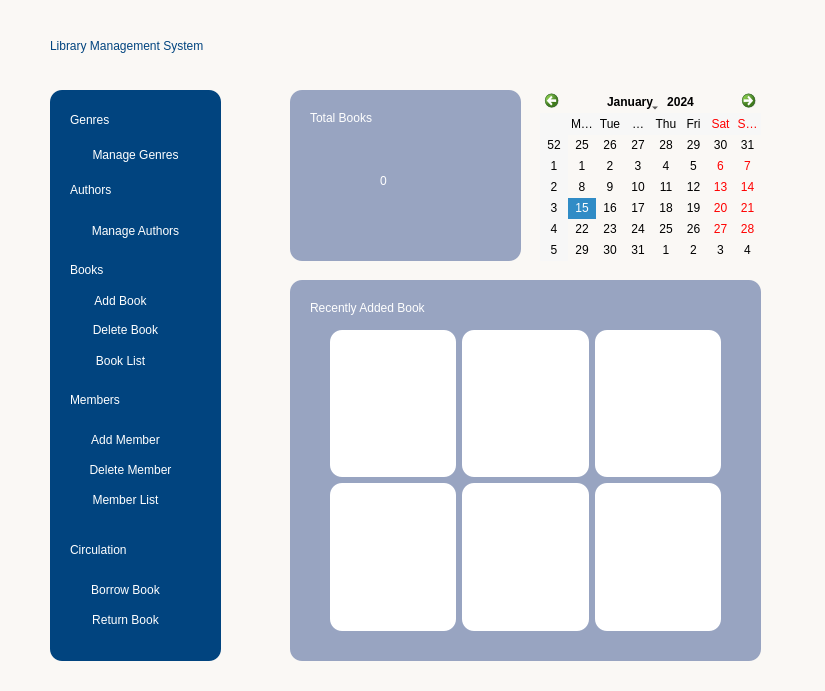
<?xml version="1.0" encoding="UTF-8"?>
<ui version="4.0">
 <class>MainWindow</class>
 <widget class="QMainWindow" name="MainWindow">
  <property name="geometry">
   <rect>
    <x>0</x>
    <y>0</y>
    <width>825</width>
    <height>691</height>
   </rect>
  </property>
  <property name="windowTitle">
   <string>MainWindow</string>
  </property>
  <property name="styleSheet">
   <string notr="true">background-color: rgb(250, 248, 245);</string>
  </property>
  <widget class="QWidget" name="centralwidget">
   <widget class="QGroupBox" name="groupBox">
    <property name="geometry">
     <rect>
      <x>50</x>
      <y>90</y>
      <width>171</width>
      <height>571</height>
     </rect>
    </property>
    <property name="styleSheet">
     <string notr="true">color: rgb(255, 255, 255);
background-color: rgb(1, 68, 127);
border: 1px rgb(187, 226, 236);
border-radius: 12px;</string>
    </property>
    <property name="title">
     <string/>
    </property>
    <widget class="QPushButton" name="manageGenresButton">
     <property name="geometry">
      <rect>
       <x>30</x>
       <y>50</y>
       <width>111</width>
       <height>29</height>
      </rect>
     </property>
     <property name="cursor">
      <cursorShape>PointingHandCursor</cursorShape>
     </property>
     <property name="styleSheet">
      <string notr="true">color: rgb(255, 255, 255);
background-color: rgb(1, 68, 127);
border: 1px rgb(187, 226, 236);
border-radius: 12px;
font: 10pt &quot;Comic Sans MS&quot;;</string>
     </property>
     <property name="text">
      <string>Manage Genres</string>
     </property>
    </widget>
    <widget class="QLabel" name="label_2">
     <property name="geometry">
      <rect>
       <x>20</x>
       <y>20</y>
       <width>63</width>
       <height>20</height>
      </rect>
     </property>
     <property name="styleSheet">
      <string notr="true">color: rgb(255, 255, 255);
font: 10pt &quot;Comic Sans MS&quot;;</string>
     </property>
     <property name="text">
      <string>Genres</string>
     </property>
    </widget>
    <widget class="QLabel" name="label_3">
     <property name="geometry">
      <rect>
       <x>20</x>
       <y>90</y>
       <width>63</width>
       <height>20</height>
      </rect>
     </property>
     <property name="styleSheet">
      <string notr="true">color: rgb(255, 255, 255);
font: 10pt &quot;Comic Sans MS&quot;;</string>
     </property>
     <property name="text">
      <string>Authors</string>
     </property>
    </widget>
    <widget class="QPushButton" name="manageAuthorsButton">
     <property name="geometry">
      <rect>
       <x>30</x>
       <y>130</y>
       <width>111</width>
       <height>21</height>
      </rect>
     </property>
     <property name="cursor">
      <cursorShape>PointingHandCursor</cursorShape>
     </property>
     <property name="styleSheet">
      <string notr="true">color: rgb(255, 255, 255);
background-color: rgb(1, 68, 127);
border: 1px rgb(187, 226, 236);
border-radius: 12px;
font: 10pt &quot;Comic Sans MS&quot;;</string>
     </property>
     <property name="text">
      <string>Manage Authors</string>
     </property>
    </widget>
    <widget class="QLabel" name="label_4">
     <property name="geometry">
      <rect>
       <x>20</x>
       <y>170</y>
       <width>63</width>
       <height>20</height>
      </rect>
     </property>
     <property name="styleSheet">
      <string notr="true">color: rgb(255, 255, 255);
font: 10pt &quot;Comic Sans MS&quot;;</string>
     </property>
     <property name="text">
      <string>Books</string>
     </property>
    </widget>
    <widget class="QLabel" name="label_5">
     <property name="geometry">
      <rect>
       <x>20</x>
       <y>300</y>
       <width>63</width>
       <height>20</height>
      </rect>
     </property>
     <property name="styleSheet">
      <string notr="true">color: rgb(255, 255, 255);
font: 10pt &quot;Comic Sans MS&quot;;</string>
     </property>
     <property name="text">
      <string>Members</string>
     </property>
    </widget>
    <widget class="QLabel" name="label_6">
     <property name="geometry">
      <rect>
       <x>20</x>
       <y>450</y>
       <width>71</width>
       <height>20</height>
      </rect>
     </property>
     <property name="styleSheet">
      <string notr="true">color: rgb(255, 255, 255);
font: 10pt &quot;Comic Sans MS&quot;;</string>
     </property>
     <property name="text">
      <string>Circulation</string>
     </property>
    </widget>
    <widget class="QPushButton" name="manageAuthorsButton_4">
     <property name="geometry">
      <rect>
       <x>30</x>
       <y>230</y>
       <width>91</width>
       <height>20</height>
      </rect>
     </property>
     <property name="cursor">
      <cursorShape>PointingHandCursor</cursorShape>
     </property>
     <property name="styleSheet">
      <string notr="true">color: rgb(255, 255, 255);
background-color: rgb(1, 68, 127);
border: 1px rgb(187, 226, 236);
border-radius: 12px;
font: 10pt &quot;Comic Sans MS&quot;;</string>
     </property>
     <property name="text">
      <string>Delete Book</string>
     </property>
    </widget>
    <widget class="QPushButton" name="manageAuthorsButton_2">
     <property name="geometry">
      <rect>
       <x>30</x>
       <y>200</y>
       <width>81</width>
       <height>21</height>
      </rect>
     </property>
     <property name="cursor">
      <cursorShape>PointingHandCursor</cursorShape>
     </property>
     <property name="styleSheet">
      <string notr="true">color: rgb(255, 255, 255);
background-color: rgb(1, 68, 127);
border: 1px rgb(187, 226, 236);
border-radius: 12px;
font: 10pt &quot;Comic Sans MS&quot;;</string>
     </property>
     <property name="text">
      <string>Add Book</string>
     </property>
    </widget>
    <widget class="QPushButton" name="manageAuthorsButton_9">
     <property name="geometry">
      <rect>
       <x>30</x>
       <y>340</y>
       <width>91</width>
       <height>20</height>
      </rect>
     </property>
     <property name="cursor">
      <cursorShape>PointingHandCursor</cursorShape>
     </property>
     <property name="styleSheet">
      <string notr="true">color: rgb(255, 255, 255);
background-color: rgb(1, 68, 127);
border: 1px rgb(187, 226, 236);
border-radius: 12px;
font: 10pt &quot;Comic Sans MS&quot;;</string>
     </property>
     <property name="text">
      <string>Add Member</string>
     </property>
    </widget>
    <widget class="QPushButton" name="manageAuthorsButton_8">
     <property name="geometry">
      <rect>
       <x>30</x>
       <y>370</y>
       <width>101</width>
       <height>20</height>
      </rect>
     </property>
     <property name="cursor">
      <cursorShape>PointingHandCursor</cursorShape>
     </property>
     <property name="styleSheet">
      <string notr="true">color: rgb(255, 255, 255);
background-color: rgb(1, 68, 127);
border: 1px rgb(187, 226, 236);
border-radius: 12px;
font: 10pt &quot;Comic Sans MS&quot;;</string>
     </property>
     <property name="text">
      <string>Delete Member</string>
     </property>
    </widget>
    <widget class="QPushButton" name="manageAuthorsButton_7">
     <property name="geometry">
      <rect>
       <x>30</x>
       <y>400</y>
       <width>91</width>
       <height>20</height>
      </rect>
     </property>
     <property name="cursor">
      <cursorShape>PointingHandCursor</cursorShape>
     </property>
     <property name="styleSheet">
      <string notr="true">color: rgb(255, 255, 255);
background-color: rgb(1, 68, 127);
border: 1px rgb(187, 226, 236);
border-radius: 12px;
font: 10pt &quot;Comic Sans MS&quot;;</string>
     </property>
     <property name="text">
      <string>Member List</string>
     </property>
    </widget>
    <widget class="QPushButton" name="manageAuthorsButton_11">
     <property name="geometry">
      <rect>
       <x>30</x>
       <y>520</y>
       <width>91</width>
       <height>20</height>
      </rect>
     </property>
     <property name="cursor">
      <cursorShape>PointingHandCursor</cursorShape>
     </property>
     <property name="styleSheet">
      <string notr="true">color: rgb(255, 255, 255);
background-color: rgb(1, 68, 127);
border: 1px rgb(187, 226, 236);
border-radius: 12px;
font: 10pt &quot;Comic Sans MS&quot;;</string>
     </property>
     <property name="text">
      <string>Return Book</string>
     </property>
    </widget>
    <widget class="QPushButton" name="manageAuthorsButton_10">
     <property name="geometry">
      <rect>
       <x>30</x>
       <y>490</y>
       <width>91</width>
       <height>20</height>
      </rect>
     </property>
     <property name="cursor">
      <cursorShape>PointingHandCursor</cursorShape>
     </property>
     <property name="styleSheet">
      <string notr="true">color: rgb(255, 255, 255);
background-color: rgb(1, 68, 127);
border: 1px rgb(187, 226, 236);
border-radius: 12px;
font: 10pt &quot;Comic Sans MS&quot;;</string>
     </property>
     <property name="text">
      <string>Borrow Book</string>
     </property>
    </widget>
    <widget class="QPushButton" name="manageAuthorsButton_5">
     <property name="geometry">
      <rect>
       <x>30</x>
       <y>260</y>
       <width>81</width>
       <height>21</height>
      </rect>
     </property>
     <property name="cursor">
      <cursorShape>PointingHandCursor</cursorShape>
     </property>
     <property name="styleSheet">
      <string notr="true">color: rgb(255, 255, 255);
background-color: rgb(1, 68, 127);
border: 1px rgb(187, 226, 236);
border-radius: 12px;
font: 10pt &quot;Comic Sans MS&quot;;</string>
     </property>
     <property name="text">
      <string>Book List</string>
     </property>
    </widget>
   </widget>
   <widget class="QLabel" name="label">
    <property name="geometry">
     <rect>
      <x>50</x>
      <y>20</y>
      <width>411</width>
      <height>51</height>
     </rect>
    </property>
    <property name="styleSheet">
     <string notr="true">color: rgb(1, 68, 127);
font: 350 20pt &quot;Cascadia Code SemiLight&quot;;</string>
    </property>
    <property name="text">
     <string>Library Management System</string>
    </property>
   </widget>
   <widget class="QGroupBox" name="groupBox_2">
    <property name="geometry">
     <rect>
      <x>290</x>
      <y>90</y>
      <width>231</width>
      <height>171</height>
     </rect>
    </property>
    <property name="styleSheet">
     <string notr="true">color: rgb(255, 255, 255);
background-color: rgb(152, 164, 193);
border: 1px rgb(187, 226, 236);
border-radius: 12px;</string>
    </property>
    <property name="title">
     <string/>
    </property>
    <widget class="QLabel" name="label_12">
     <property name="geometry">
      <rect>
       <x>20</x>
       <y>20</y>
       <width>151</width>
       <height>16</height>
      </rect>
     </property>
     <property name="styleSheet">
      <string notr="true">font: 12pt &quot;Comic Sans MS&quot;;</string>
     </property>
     <property name="text">
      <string>Total Books</string>
     </property>
    </widget>
    <widget class="QLabel" name="bookCountLabel">
     <property name="geometry">
      <rect>
       <x>90</x>
       <y>50</y>
       <width>71</width>
       <height>81</height>
      </rect>
     </property>
     <property name="minimumSize">
      <size>
       <width>41</width>
       <height>61</height>
      </size>
     </property>
     <property name="styleSheet">
      <string notr="true">font: 72pt &quot;Comic Sans MS&quot;;</string>
     </property>
     <property name="text">
      <string>0</string>
     </property>
    </widget>
   </widget>
   <widget class="QGroupBox" name="groupBox_4">
    <property name="geometry">
     <rect>
      <x>290</x>
      <y>280</y>
      <width>471</width>
      <height>381</height>
     </rect>
    </property>
    <property name="styleSheet">
     <string notr="true">color: rgb(255, 255, 255);
background-color: rgb(152, 164, 193);
border: 1px rgb(187, 226, 236);
border-radius: 12px;</string>
    </property>
    <property name="title">
     <string/>
    </property>
    <widget class="QLabel" name="label_14">
     <property name="geometry">
      <rect>
       <x>20</x>
       <y>20</y>
       <width>121</width>
       <height>16</height>
      </rect>
     </property>
     <property name="styleSheet">
      <string notr="true">font: 12pt &quot;Comic Sans MS&quot;;</string>
     </property>
     <property name="text">
      <string>Recently Added Book</string>
     </property>
    </widget>
    <widget class="QWidget" name="gridLayoutWidget">
     <property name="geometry">
      <rect>
       <x>40</x>
       <y>50</y>
       <width>391</width>
       <height>301</height>
      </rect>
     </property>
     <layout class="QGridLayout" name="gridLayout">
      <item row="1" column="0">
       <widget class="QGraphicsView" name="graphicsView_4">
        <property name="styleSheet">
         <string notr="true">background-color: rgb(255, 255, 255);</string>
        </property>
       </widget>
      </item>
      <item row="0" column="1">
       <widget class="QGraphicsView" name="graphicsView_2">
        <property name="styleSheet">
         <string notr="true">background-color: rgb(255, 255, 255);</string>
        </property>
       </widget>
      </item>
      <item row="1" column="1">
       <widget class="QGraphicsView" name="graphicsView_5">
        <property name="styleSheet">
         <string notr="true">background-color: rgb(255, 255, 255);</string>
        </property>
       </widget>
      </item>
      <item row="1" column="2">
       <widget class="QGraphicsView" name="graphicsView_6">
        <property name="styleSheet">
         <string notr="true">background-color: rgb(255, 255, 255);</string>
        </property>
       </widget>
      </item>
      <item row="0" column="0">
       <widget class="QGraphicsView" name="graphicsView">
        <property name="styleSheet">
         <string notr="true">background-color: rgb(255, 255, 255);</string>
        </property>
       </widget>
      </item>
      <item row="0" column="2">
       <widget class="QGraphicsView" name="graphicsView_3">
        <property name="styleSheet">
         <string notr="true">background-color: rgb(255, 255, 255);</string>
        </property>
       </widget>
      </item>
     </layout>
    </widget>
   </widget>
   <widget class="QCalendarWidget" name="calendarWidget">
    <property name="geometry">
     <rect>
      <x>540</x>
      <y>90</y>
      <width>221</width>
      <height>171</height>
     </rect>
    </property>
    <property name="styleSheet">
     <string notr="true">color: rgb(0, 0, 0);</string>
    </property>
   </widget>
  </widget>
 </widget>
 <resources/>
 <connections/>
</ui>
